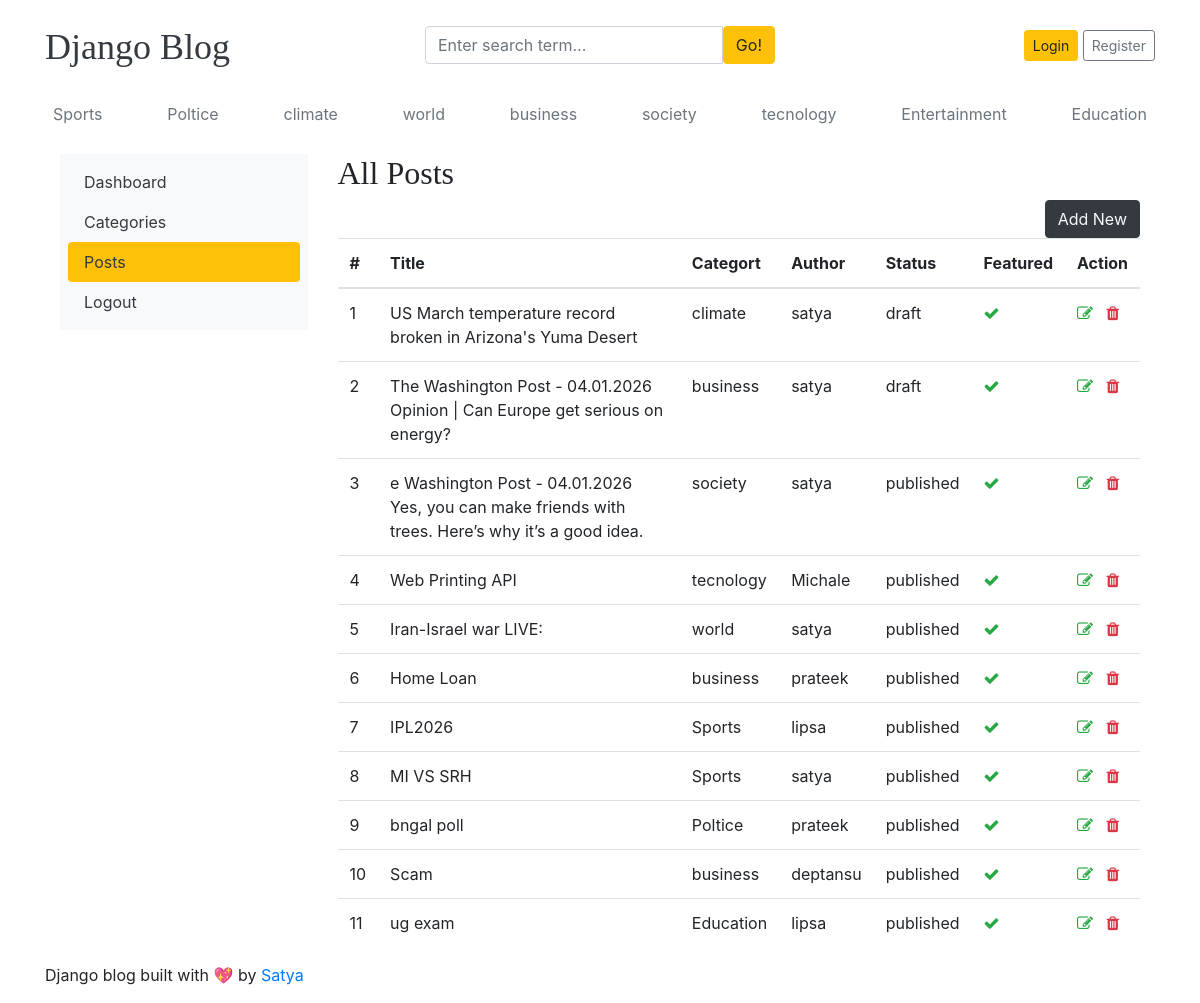
The app's page /dashboard/posts/ with its own data.
### blogs/models.py (models this page shows, shortened)
class Category(models.Model):
    category_name = models.CharField(max_length=50, unique=True)
    created_at = models.DateTimeField(auto_now_add=True)
    updated_at = models.DateTimeField(auto_now=True)
    class Meta:
        verbose_name_plural = 'categories'
    def __str__(self):
        return self.category_name

class Blog(models.Model):
    title = models.CharField(max_length=100)
    slug = models.SlugField(max_length=150, unique=True, blank=True)
    category = models.ForeignKey(Category, on_delete=models.CASCADE)
    author = models.ForeignKey(User, on_delete=models.CASCADE)
    featured_image = CloudinaryField('image')
    short_description = models.TextField(max_length=500)
    blog_body = models.TextField(max_length=2000)
    status = models.CharField(max_length=100, choices=STATUS_CHOICES, default="draft")
    is_featured = models.BooleanField(default=False)
    created_at = models.DateTimeField(auto_now_add=True)
    updated_at = models.DateTimeField(auto_now=True)

### dashboards/views.py (the view)
# urls.py: path('posts/',views.posts, name='posts'),
def posts(request):
    posts = Blog.objects.all()
    context={
        'posts':posts,
    }
    return render(request,'dashboard/posts.html',context)

### blogs/context_processors.py (called while the page is built)
def get_categories(request):
    categories = Category.objects.all()
    return dict(categories=categories)

def get_social_links(request):
    social_links = SocialLink.objects.all()
    return dict(social_links=social_links)

### templates/dashboard/posts.html (shortened to what this page needs)
{% extends "base.html" %}
{%block content %}
<div class="row">
 {% include 'dashboard/sidebar.html'%}
     <div class="col-md-9">
        <h2>All Posts</h2>
        <a href="{% url 'add_post' %}" class="btn btn-dark text-light float-right"> Add New</a>
        <table class="table table-hover">
  <thead>
    <tr>
      <th >#</th>
      <th >Title</th>
      <th >Categort</th>
      <th >Author</th>
      <th>Status</th>
      <th>Featured</th>
      <th> Action </th>
    </tr>
  </thead>
  <tbody>
    {%for post in posts%}
    <tr>
      <td >{{forloop.counter}}</td>
      <td>{{post.title}}</td>
      <td>{{post.category}}</td>
      <td>{{post.author}}</td>
      <td>{{post.status}}</td>
      <td>{% if post.is_featured%}<i class="fa fa-check text-success">{% else %}<i class="fa fa-times text-danger">{% endif %}</td>
      <td>
          <a href="{% url 'edit_post' post.id%}"><i class="fa fa-edit text-success"></i></a>
         <a href="{% url 'delete_post' post.id %}"> <i class="fa fa-trash text-danger"></i></a>
      </td>
    </tr>
    {% endfor %}
  </tbody>
</table>
     </div>
 </div>
{% endblock %}

### templates/base.html (shortened to what this page needs)
{% load static %}
<!DOCTYPE html>
<html lang="en">
<head>
    <link href="https://getbootstrap.com/docs/4.0/dist/css/bootstrap.min.css" rel="stylesheet">
    <link href="{% static 'css/blog.css' %}" rel="stylesheet">
    <link rel="stylesheet" href="https://cdnjs.cloudflare.com/ajax/libs/font-awesome/4.7.0/css/font-awesome.min.css">
  </head>
<body>
    <div class="container">
      <header class="blog-header py-3">
        <div class="row flex-nowrap justify-content-between align-items-center">
          <div class="col-4 pt-1">
            <a class="blog-header-logo text-dark" href="/">Django Blog</a>
          </div>
          <div class="col-4">
            <form action="{% url 'search' %}" method="GET">
              <div class="input-group">
                <input class="form-control" type="text" name="keyword" value="{{ keyword }}" placeholder="Enter search term..." aria-label="Enter search term..." aria-describedby="button-search" />
                <button type="submit" class="btn btn-warning" id="button-search" type="button">Go!</button>
            </div>
            </form>
          </div>
          <div class="col-4 d-flex justify-content-end align-items-center">
            {% if not user.is_authenticated %}
            <a class="btn btn-sm btn-warning" href="{% url 'login' %}">Login</a> &nbsp;
            <a class="btn btn-sm btn-outline-secondary" href="{% url 'register' %}">Register</a>
            {% else %}
            <span><a href="{% url 'dashboard' %}">Dashboard</a></span>
            &emsp;
            <span><a href="{% url 'logout' %}">Logout</a></span>
            {% endif %}
          </div>
        </div>
      </header>
      <div class="nav-scroller py-1 mb-2">
        <nav class="nav d-flex justify-content-between">
          {% for cat in categories %}
          <a class="p-2 text-muted" href="{% url 'posts_by_category' cat.id %}">{{ cat.category_name }}</a>
          {% endfor %}
        </nav>
      </div>
<div class="container mt-3">
    {% block content %}
    {% endblock %}
</div>
<footer class="blog-footer">
    <p>Django blog built with 💖 by <a href="#">Satya</a></p>
  </footer>
  </body>
  </html>

### static/css/blog.css (style rules this page uses)
.blog-header-logo { font-family: "Playfair Display", Georgia, "Times New Roman", serif; font-size: 2.25rem; }
h1, h2, h3, h4, h5, h6 { font-family: "Playfair Display", Georgia, "Times New Roman", serif; }

### records on screen
Category: category_name "Sports"
Category: category_name "Poltice"
Category: category_name "climate"
Category: category_name "world"
Category: category_name "business"
Category: category_name "society"
Category: category_name "tecnology"
Category: category_name "Entertainment"
Category: category_name "Education"
Blog: title "US March temperature record broken in Arizona's Yuma Desert", category "climate", author "satya", status "draft", is_featured True (drawn)
Blog: title "The Washington Post - 04.01.2026 Opinion | Can Europe get serious on energy?", category "business", author "satya", status "draft", is_featured True (drawn)
Blog: title "e Washington Post - 04.01.2026 Yes, you can make friends with trees. Here’s why it’s a good idea.", category "society", author "satya", status "published", is_featured True (drawn)
Blog: title "Web Printing API", category "tecnology", author "Michale", status "published", is_featured True (drawn)
Blog: title "Iran-Israel war LIVE:", category "world", author "satya", status "published", is_featured True (drawn)
Blog: title "Home Loan", category "business", author "prateek", status "published", is_featured True (drawn)
Blog: title "IPL2026", category "Sports", author "lipsa", status "published", is_featured True (drawn)
Blog: title "MI VS SRH", category "Sports", author "satya", status "published", is_featured True (drawn)
Blog: title "bngal poll", category "Poltice", author "prateek", status "published", is_featured True (drawn)
Blog: title "Scam", category "business", author "deptansu", status "published", is_featured True (drawn)
Blog: title "ug exam", category "Education", author "lipsa", status "published", is_featured True (drawn)
